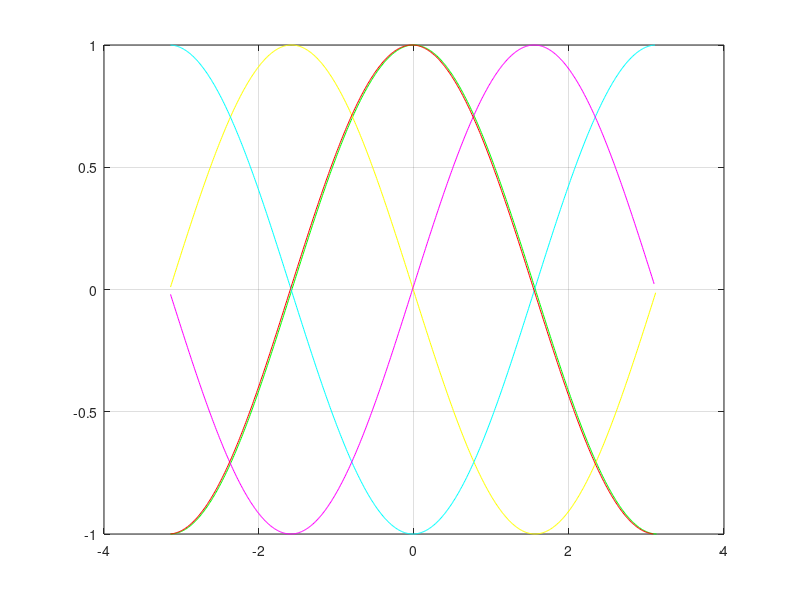
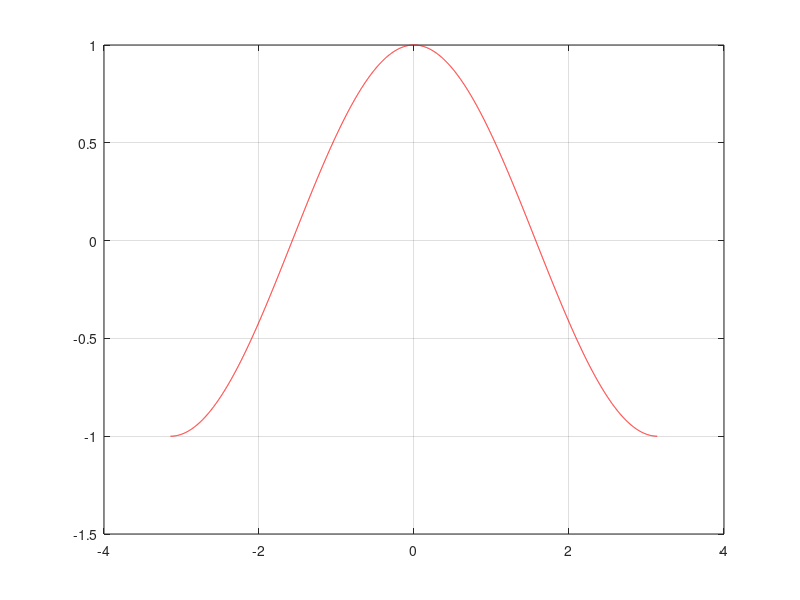

MATLAB code for these plots, in order:
%step size, range, function
h = 0.01; 
x = -pi:h:pi; 
f = sin(x);
%compute derivatives using finite difference  
y1 = diff(f)/h;  
y2 = diff(y1)/h;  
y3 = diff(y2)/h; 
y4 = diff(y3)/h; 
y5 = diff(y4)/h; 

plot(x(:,1:length(y1)),y1,'g', x(:,1:length(y2)),y2,'y', x(:,1:length(y3)),y3,'c', x(:,1:length(y4)),y4,'m', x(:,1:length(y5)),y5,'r') 
grid
%Q3b
%step size, range, function
h = 0.001;  
x = -pi:h:pi; 
f = sin(x); 
sum = zeros(1, length(f)-3); 
%compute forward difference representation 
for i=1:(length(f)-3) 
    sum(i) = ((-11/6)*f(i) + (3)*(f(i+1)) - (1.5)*f(i+2) + (1/3)*f(i+3))/h; 
end

figure; 
plot(x(:,1:length(sum)), sum, 'r');
grid